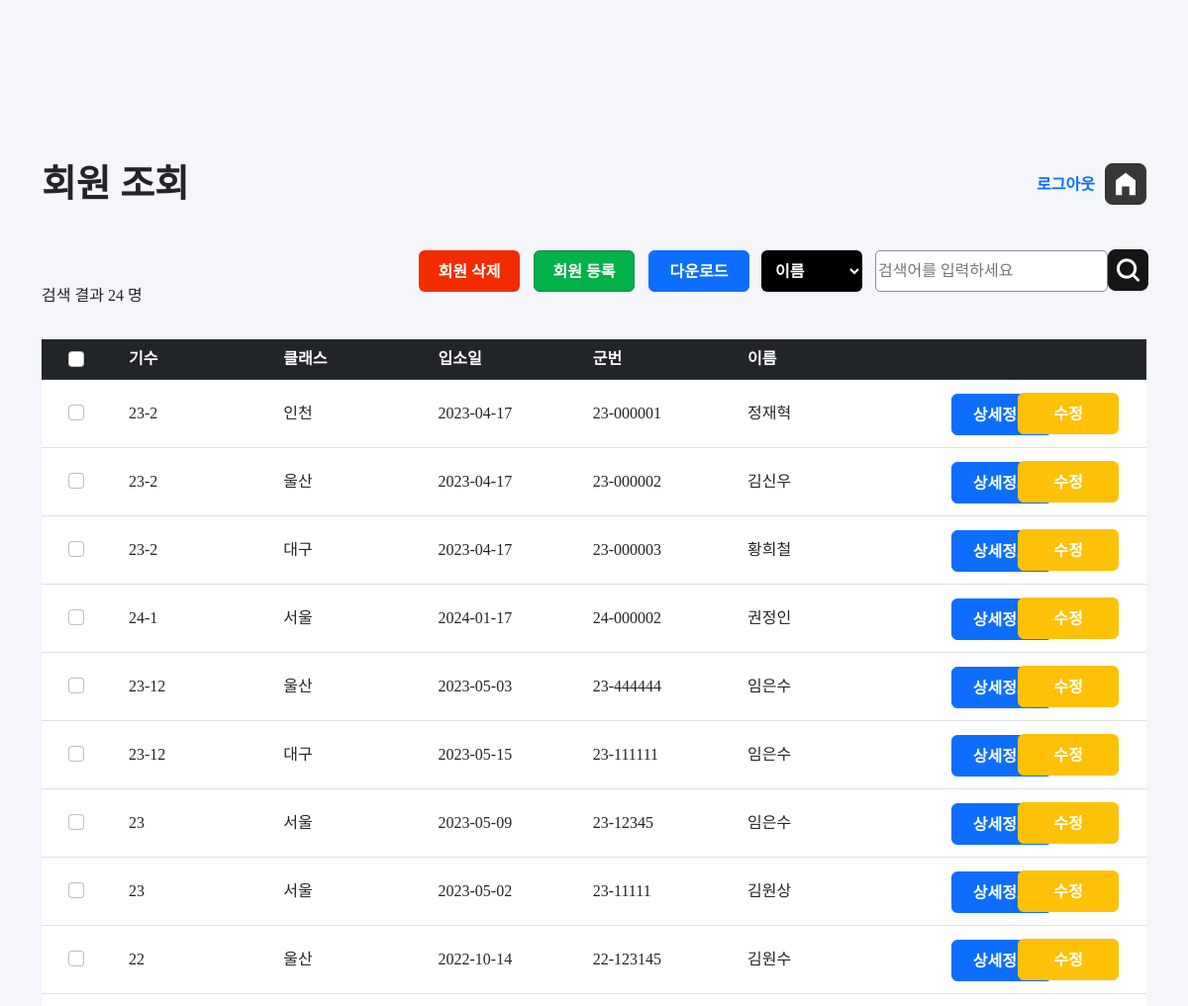
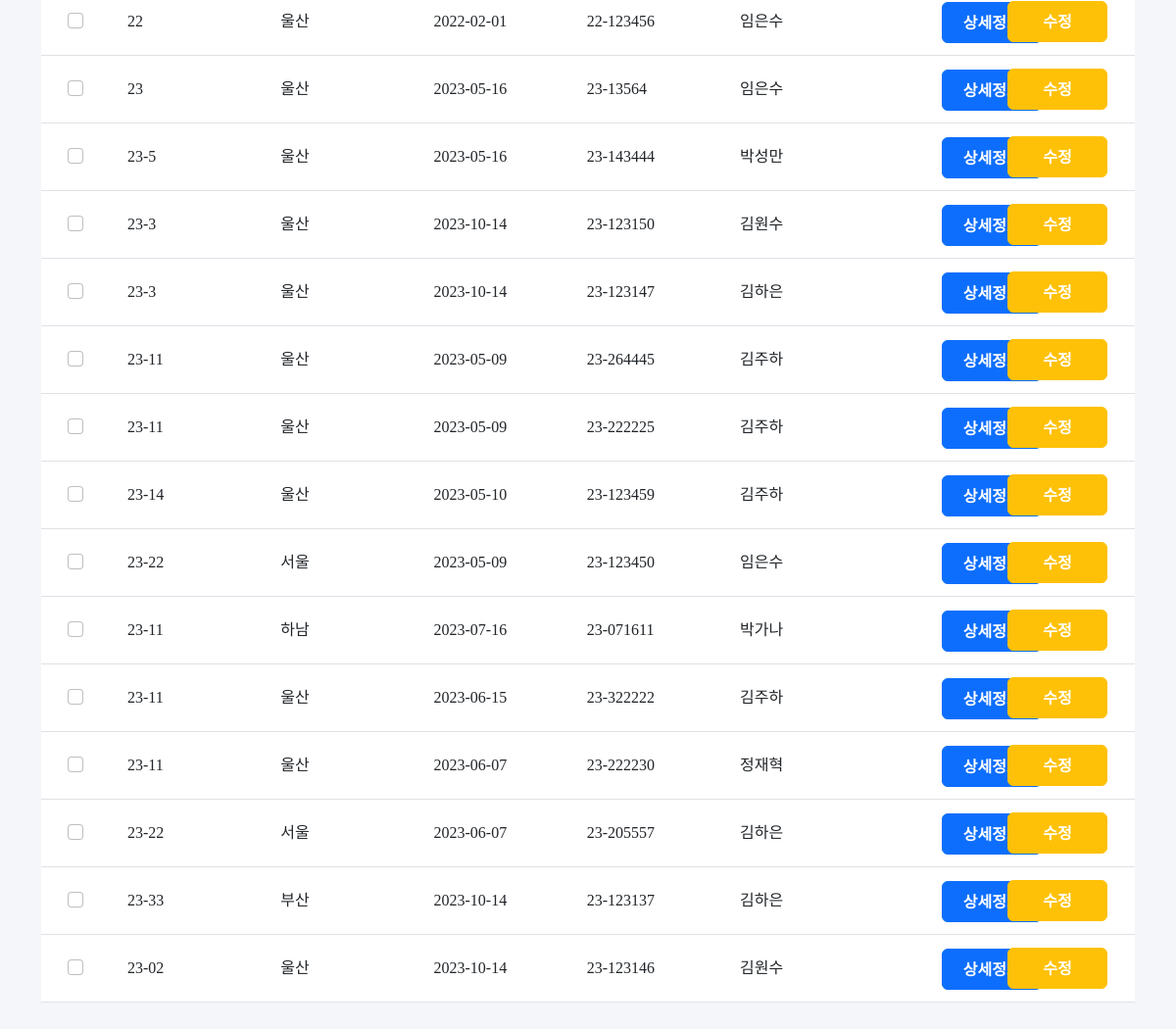
The app's page /jangseong/search.php (signed in), older data (2 pictures, top to bottom).
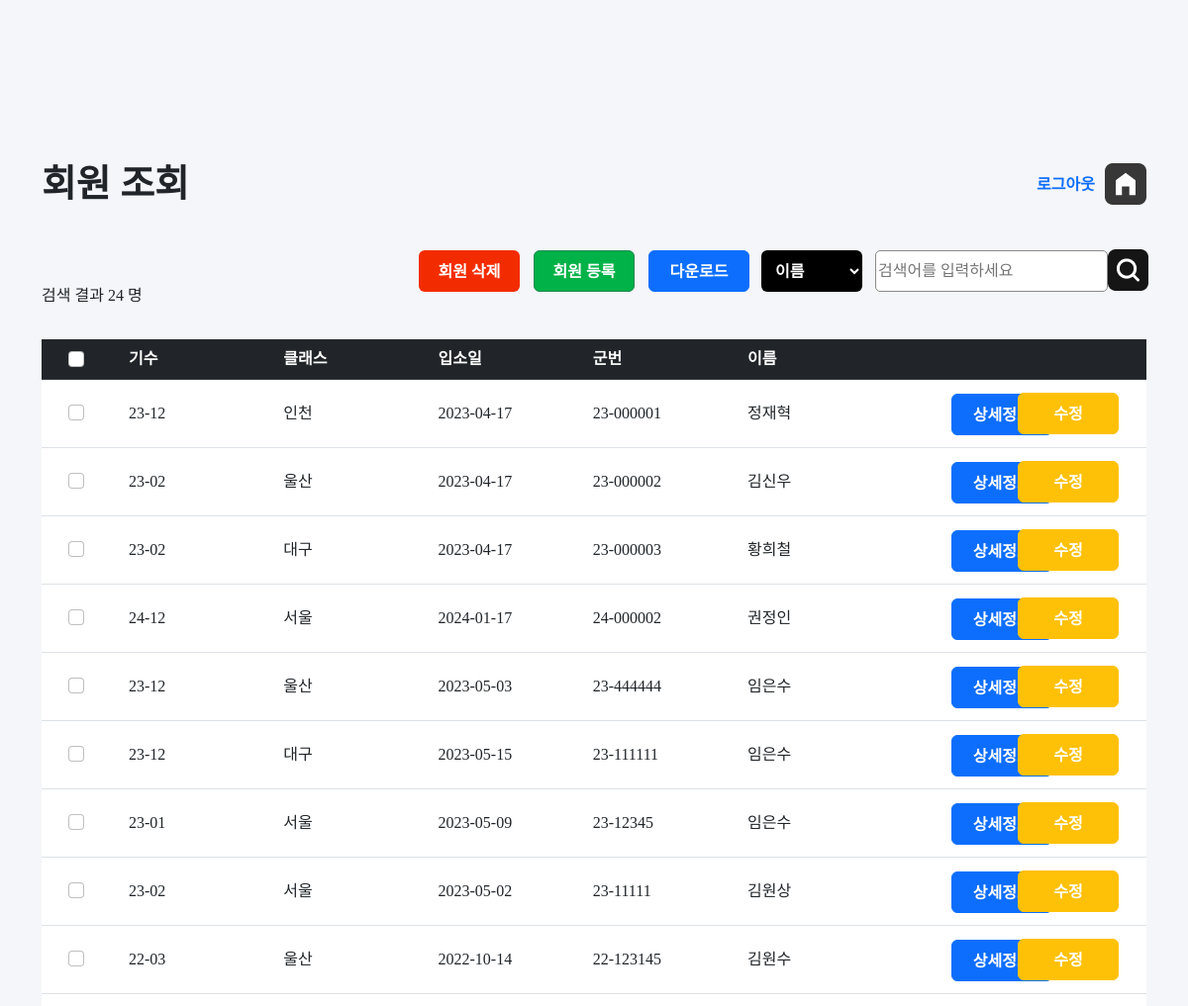
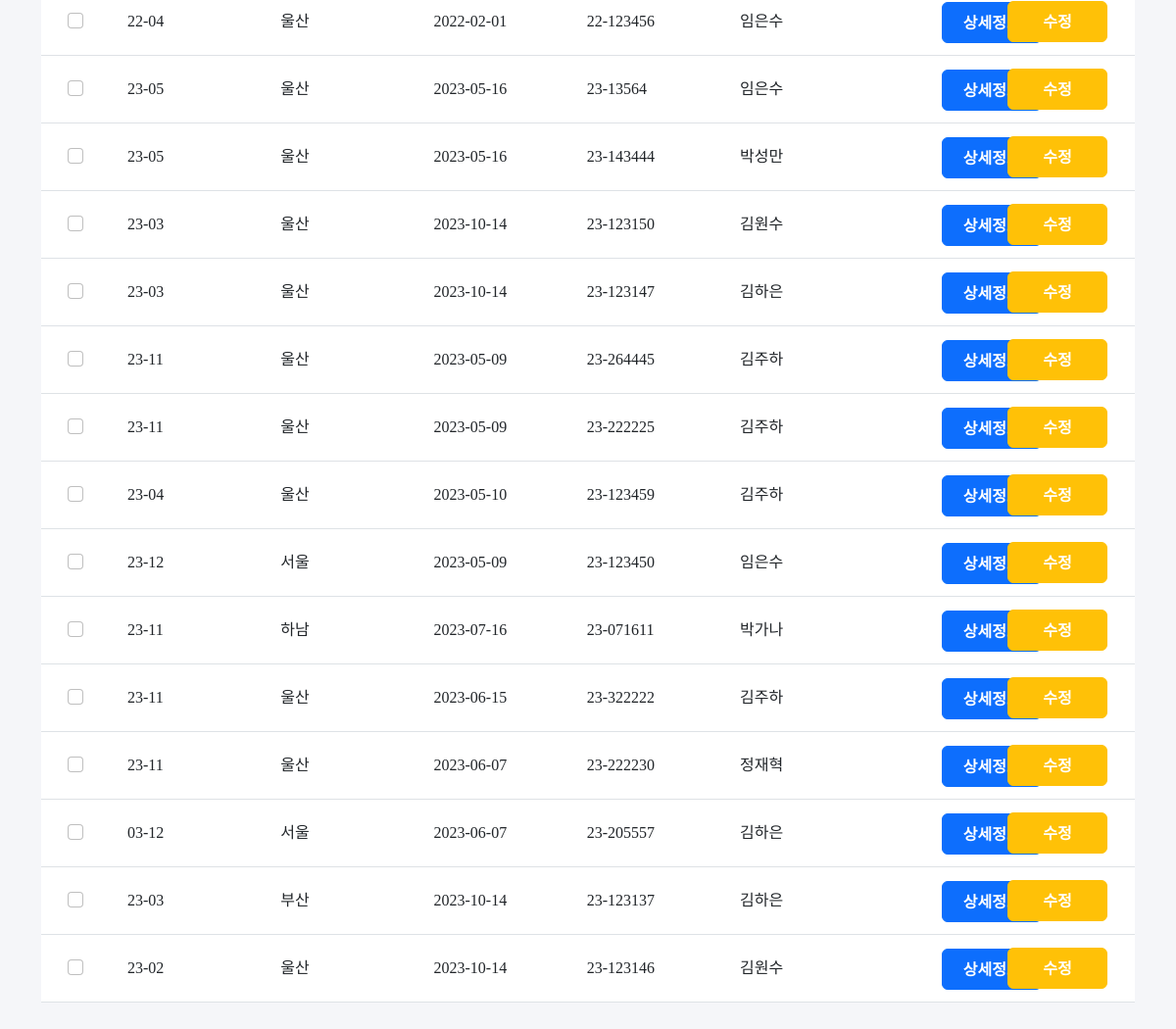
The same page, newer data (2 pictures, top to bottom).
### tables this page shows
CREATE TABLE `member` (
  `id` int(11) NOT NULL,
  `num` varchar(10) NOT NULL,
  `class` varchar(10) NOT NULL,
  `date` date NOT NULL,
  `memID` varchar(20) NOT NULL,
  `name` varchar(20) NOT NULL,
  `password` varchar(20) NOT NULL
);

### jangseong/search.php (the view, shortened to what this page needs)
<?php
if(!isset($_SESSION["login"]))
{
    header('location: index.php');
}
else{
?>
<!DOCTYPE html>
<html lang="en">
<head>
    <link rel="stylesheet" href="style.css">
    <link rel="stylesheet" href="src/bootstrap.min.css">
    <link rel="stylesheet" href="src/style.css">
    <link rel="stylesheet" href="https://cdnjs.cloudflare.com/ajax/libs/font-awesome/4.7.0/css/font-awesome.min.css">
</head>
<body>
    <div class="container"  >
        <div id="top">
            <h2>회원 조회</h2>
            <div id="top-right">
                <div class="btnlogout">
                    <a id="home" href="list.php">
                        <img src="imgs/home.png">
                    </a>
                    <a id="logtext" href="#" onclick="showMessageBox()" >로그아웃</a>
                </div>
            </div>
        </div>
    </div>
    <div class="container" >
        <div id="listaction">
            <div id="right">
                <div id="btnaction">
                    <button type="button" id="btndelete" class="btn btnfix" onclick="checkCheckbox()">회원 삭제</button>
                    <a href="add.php" type="button" id="btnadd" class="btn btn-success btnfix">회원 등록 </a>
                    <a href="export.php" class="btn btn-primary btnfix" id="btndownload ">다운로드</a>
                </div>
                <form action="search.php" method="post">
                    <select name="searchoption" id="searchoption" class="btnfix">
                        <option value ="name">이름</option>
                    </select>
                    <button id="btnSearch" type="submit"><img src="imgs/search.png"></button>
                    <input type="text" id="txtSearch" placeholder="검색어를 입력하세요" name="txtsearch" required >
                </form>
            </div>
        </div>
    </div>
    <div class="container" >
        <?php
        require 'config.php';
        $txtsearch = $_POST["txtsearch"];
        if(!isset($_POST['searchoption'])) {
            $sql = "SELECT * FROM member where name like '%$txtsearch%'  ";
        }
                    $result = $conn->query($sql);
                    $num = $result->num_rows;
                    echo "검색 결과 ".$num." 명";
                ?>
    </div>
    <div class="container">
    <div id="main">
        <table class="table">
        <form method="get" action="delete.php" name="listmember">
            <thead class="table-dark">
            <tr>
                    <th  class="text-center firstcol"  ><input class="form-check-input checklist" style="position:relative; left:-5px; " type="checkbox" id="myCheck" onclick="checkall()"></th>
                    <th class="listcol">기수</th>
                    <th class="listcol">클래스</th>
                    <th class="listcol">입소일</th>
                    <th class="listcol">군번</th>
                    <th class="listcol">이름</th>
                    <th >&nbsp;</th>
            </tr>
            </thead>
            <tbody>
            <?php
                    $result = $conn->query($sql);
                if ($result->num_rows > 0) {
                    $num=0;
                    while($row = $result->fetch_assoc()) {
                    $memberID = $row['id'];
            ?>
            <tr>
                    <td class="text-center" > <input class="form-check-input justify-content-center checkitem" style="position:relative; left:-5px; "   type="checkbox" id="myCheck<?php  echo $num;?>" name="mem[]" value="<?php echo $row['id'];?>"></td>
                    <td><?php echo $row['num']; ?></td>
                    <td><?php echo $row['class']; ?></td>
                    <td><?php echo $row['date']; ?></td>
                    <td><?php echo $row['memID']; ?></td>
                    <td><?php echo $row['name']; ?></td>
                    <td id="cot" ><a href="view.php?memID=<?php echo $row['memID']; ?>" class="btn btn-primary btnfix" style="position:relative; left:50px;" >상세정보</a> <a href="edit.php?id=<?php echo $memberID ?>" class="btn btn-warning btnfix" style="color:white; float:right; margin-right:20px; position:relative; top:5px;" >수정</a></td>
             </tr>
            <?php
                $num+=1;
            }
            } else {
            }
            ?>
            </tbody>
            </form>
        </table>
        </div>
    </div>
</body>
</html>
<?php
}
?>

### jangseong/src/style.css (style rules this page uses)
* { margin: 0; }
body { background: #F5F6F9; font-family: 'Pretendard'; line-height: 24px !important; font-size: 16px !important; }
#top { width: 100%; height: 53px; margin-top: 160px; }
h2 { width: 500px; float: left; font-size: 37.9px; font-weight: 700; line-height: 53.06px; font-family: 'Pretendard'; padding-bottom: 32px; }
#home { float: right; margin-top: 5px; }
#home img { width: 42px; }
#logtext { line-height: 53px; float: right; margin-right: 10px; font-weight: bold; }
button { font-size: 16px !important; line-height: 150%; margin: 0px; }
.btnfix { width: 102px; height: 42px; font-size: 16px; font-weight: 600; line-height: 30px; }
#listaction { width: 100%; height: 42px; margin-top: 32px; }
#right { float: right; margin-bottom: 10px; }
#top-right { width: 200px; float: right; }
#btnaction { float: left; margin-right: 12px; }
#btndelete { background: #F32C00; color: #fff; width: 102px; height: 42px; margin-right: 10px; }
#btnadd { background: #00B247; width: 102px; height: 42px; margin-right: 10px; }
#btnSearch { border: 0px; background: none; cursor: pointer; height: 40px; width: 40px; float: right; }
#btnSearch img { width: 41px; height: 42; position: relative; top: -2px; left: -5px; }
#right form { float: right; }
#searchoption { background: #000; width: 102px; height: 42px; border-radius: 6px; float: left; margin-right: 12px; padding-right: 25px; }
#txtSearch { width: 235px; height: 42px; border: 1px #898989 solid; float: right; border-radius: 5px; position: relative; left: 1px; }
#right form select { color: #fff; border: 0px; height: 42px; padding: 0px 10px; }
#main { width: 100%; margin-top: 32px; margin-bottom: 32px; }
.firstcol { width: 80px; background: #00B247; }
tbody tr { line-height: 52px; }
a { text-decoration: none; }
table { font-size: 16px; }
tr { background: #fff; }
.listcol { width: 14%; }
.checklist { position: relative; left: -20px; }
.checkitem { position: relative; top: 13px; left: -20px; }

Row changes from the older to the newer data that the page shows:
changed member "인천": num "23-2" → "23-12"
changed member "김신우": num "23-2" → "23-02"
changed member "황희철": num "23-2" → "23-02"
changed member "권정인": num "24-1" → "24-12"
changed member (number 7 of 24 on the later page): num "23" → "23-01"
changed member "김원상": num "23" → "23-02"
changed member (number 9 of 24 on the later page): num "22" → "22-03"
changed member (number 10 of 24 on the later page): num "22" → "22-04"
changed member (number 11 of 24 on the later page): num "23" → "23-05"
changed member "박성만": num "23-5" → "23-05"
changed member (number 13 of 24 on the later page): num "23-3" → "23-03"
changed member (number 14 of 24 on the later page): num "23-3" → "23-03"
changed member (number 17 of 24 on the later page): num "23-14" → "23-04"
changed member (number 18 of 24 on the later page): num "23-22" → "23-12"
changed member (number 22 of 24 on the later page): num "23-22" → "03-12"
changed member "부산": num "23-33" → "23-03"
